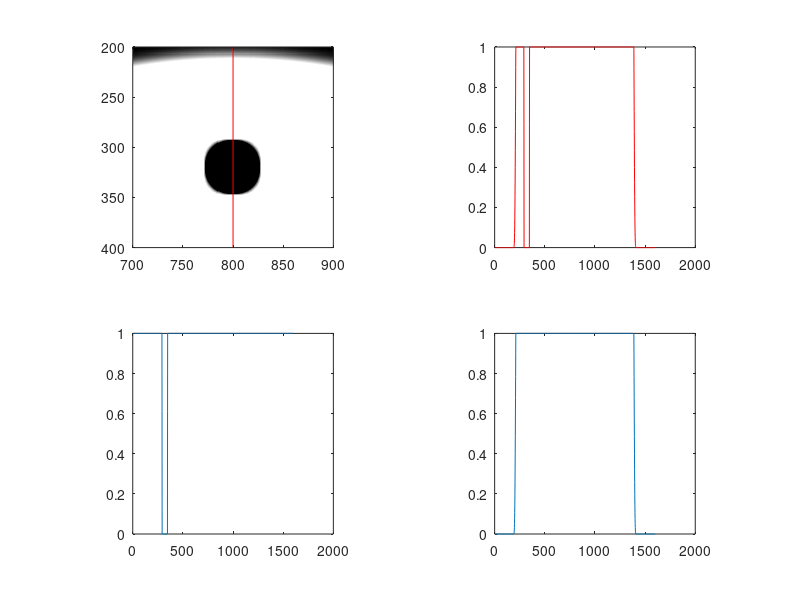
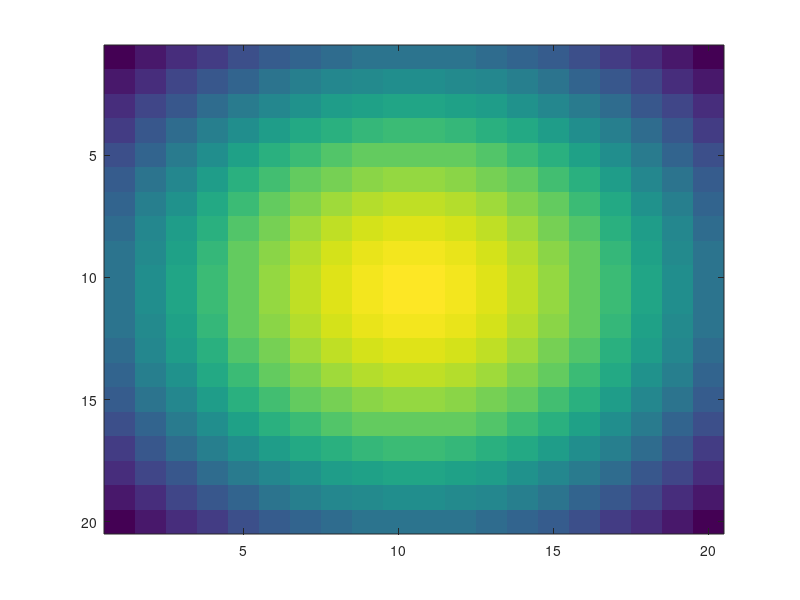

Source code (MATLAB) for these figures, in order:
clear all

imSize = 1600; %resolution of figure

X = 1:imSize;
X0 = (X/imSize) - .5;
[Xm,Ym] = meshgrid(X0, X0); %creates meshgrid

% ===================== 1. Solar limb darkening function ============
Rs = (Xm.^2)+(Ym.^2);
Rs0=(.75*max(Xm(:)) )^2;
ind=find(Rs>Rs0);
Rs(ind)=0;
a = 1; b = 0.8;
Solar_limb = 1-a*(1-(sqrt(1-Rs/Rs0).^b));
Solar_limb(ind)=0;


%===================== Venus =========================================
XB=(X / imSize) - .5;    % rescale X -> -.5 to .5
YB=(X / imSize) - .5; 
x_pos = round(imSize/2);
y_pos = round(imSize/5);
XB=circshift(XB,[0 x_pos-imSize/2]);
YB=circshift(YB,[0 y_pos-imSize/2]);
[Xm Ym] = meshgrid(XB, YB);
Rv = (Xm.^2)+(Ym.^2);
venus_to_sun = 1/33;
Rv0 = (venus_to_sun * sqrt(Rs0))^2;
[indV_out] =find(Rv>Rv0);
indV_in=find(Rv<=Rv0);
Rv(indV_out)=0; 
Rv(indV_in)=1;
Venus_disk = Rv;

% ================ Point Spread Function (use Yang 2008 JZhejiangSciB,Lorenztian fx)

% L=10; %full width at half height, arcmin
% %L=4;
% % x=[-1:.1:1]*45;
% psf_size=40;
% Xp=1:psf_size;
% XP=((Xp / psf_size)) - .5;
% [Xm Ym] = meshgrid(XP, XP);
% Rp = (Xm.^2)+(Ym.^2);
% minRp=(min(Rp(1,:)));
% Rp=45*Rp/minRp;
% ind=find(Rp>45);
% Rp(ind)=0;
% % x=linspace(-1,1,psf_size)*45;
% psf=((L/2)^2)./((Rp.^2+(L/2)^2));
% psf(ind)=0;
% sumRp=sum((psf(:)));
% psf=psf/sumRp;

% psf = fspecial('gaussian', 20, 30);
psf = fspecial('gaussian', 20,10);
figure(3);imagesc(psf);
%both1=conv(both,psf,'same');
% stimulus_psf=imfilter(stimulus_orig,psf);
solar_limb_psf=imfilter(Solar_limb,psf);
venus_psf=imfilter(Venus_disk,psf);

% stim_orig_psf=solar_limb_psf.*venus_psf;
% num=max(venus_psf(:));
% % vemus_psf=venus_psf/num;
% venus_psf(1:round(psf_size/2),:)=num;
% venus_psf(end-round(psf_size/2):end,:)=num;
% venus_psf(:,1:round(psf_size/2))=num;
% venus_psf(:,end-round(psf_size/2):end)=num;
% num=1-num;
% indV_in=find(venus_psf<1-num); %check venus_psf
% indV_out=find(venus_psf>=1-num);

%=========================== Nonlinearity ======================
nW = 2.2;
L50W = .9;
nB = 1;
L50B = 0.1;

ampS = 16;
ampV = 4;
solar_limb_nonlinear = ampS *(solar_limb_psf.^nW)./(L50W^nW+solar_limb_psf.^nW);
venus_nonlinear = ampV * (venus_psf.^nB)./(L50B^nB+venus_psf.^nB);

venus_nonlinear(venus_nonlinear>1)=1;
solar_limb_nonlinear(solar_limb_nonlinear>1)=1;

stimulus_neur = solar_limb_nonlinear - (venus_nonlinear);

 
stimulus_figure = stimulus_neur;

%------------------------Figures-----------------------------------
figure(1);
subplot(2,2,1);imagesc(stimulus_figure, [0 1] ); colormap(gray); axis image; xlim([700,900]);ylim([200,400]);
hold on; plot([imSize/2 imSize/2],[1 imSize], 'r'); hold off;
subplot(2,2,2); plot(stimulus_figure(:,imSize/2),'r');axis square;
subplot(2,2,3);plot(1-venus_nonlinear(:,imSize/2));axis square;
subplot(2,2,4);plot(solar_limb_nonlinear(:,imSize/2));axis square;

% [BW1 thresh] = edge(stimulus_figure,'canny',.2); figure(6); clf;ttx=BW1*0+1; imshow(xor(BW1,ttx));
